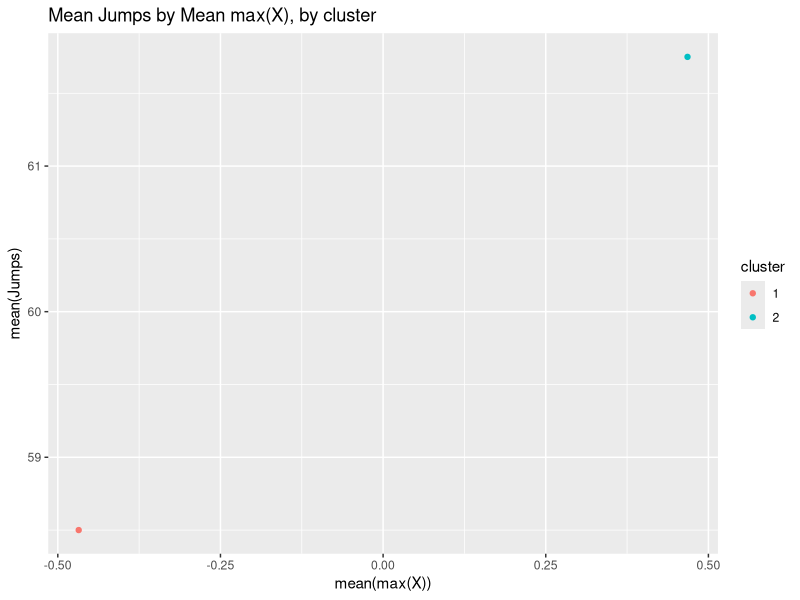
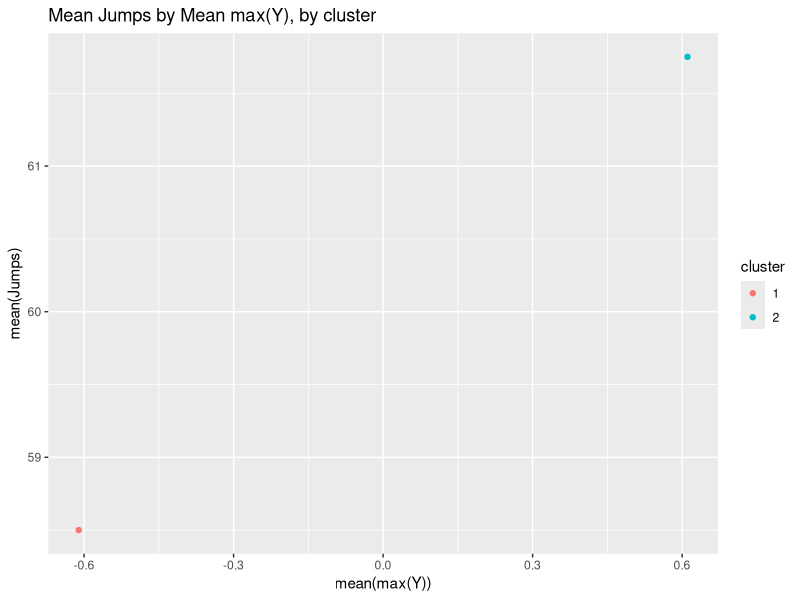
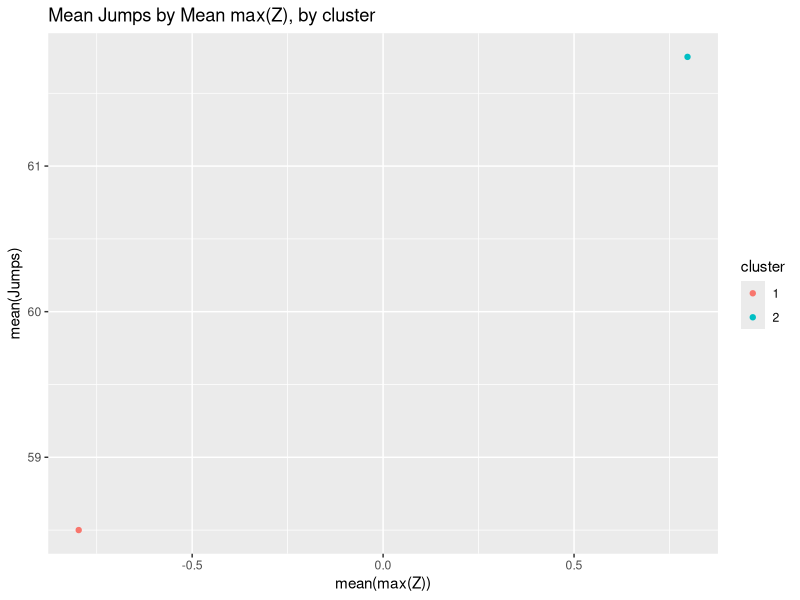
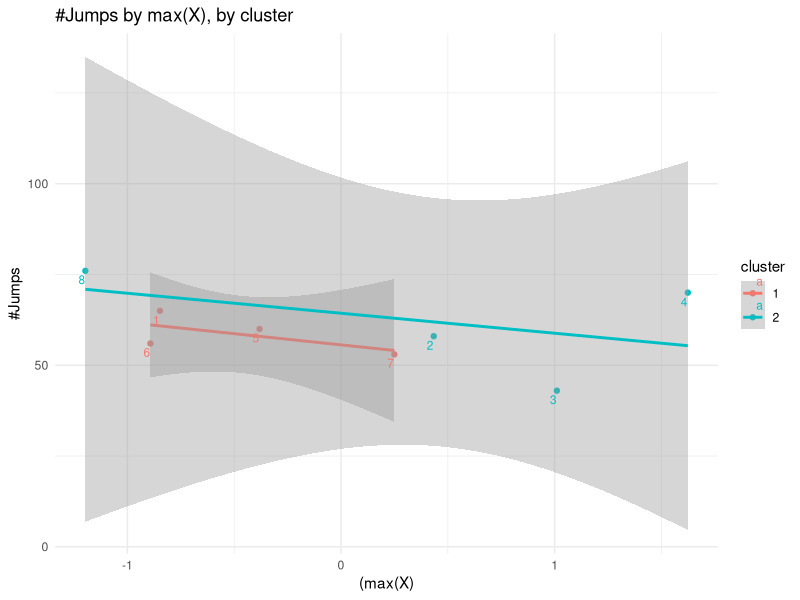
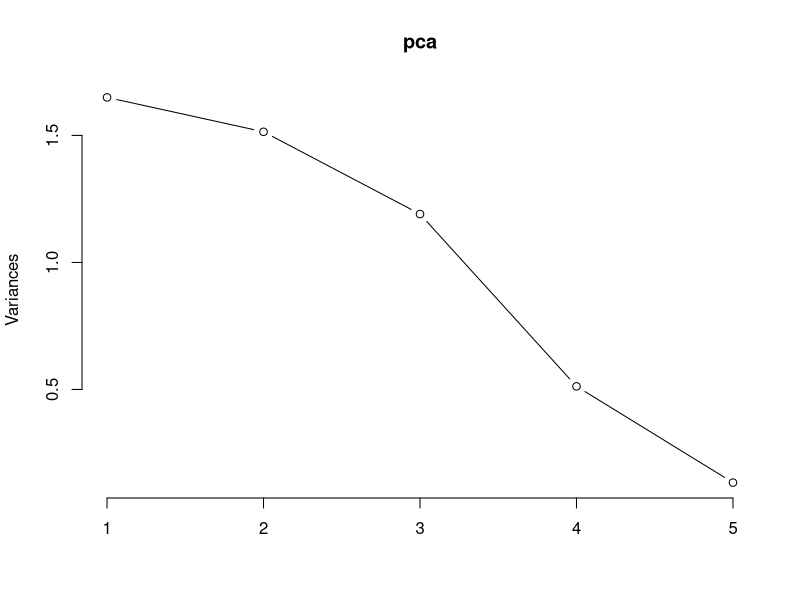
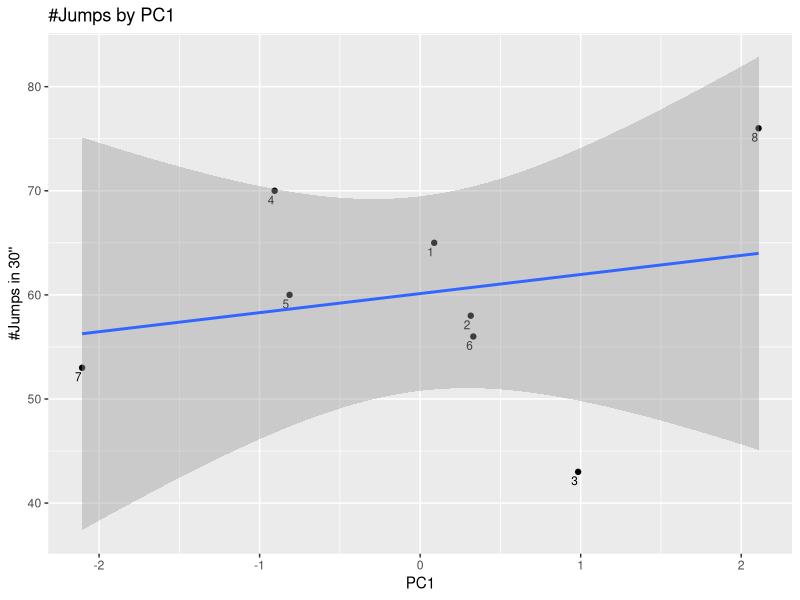
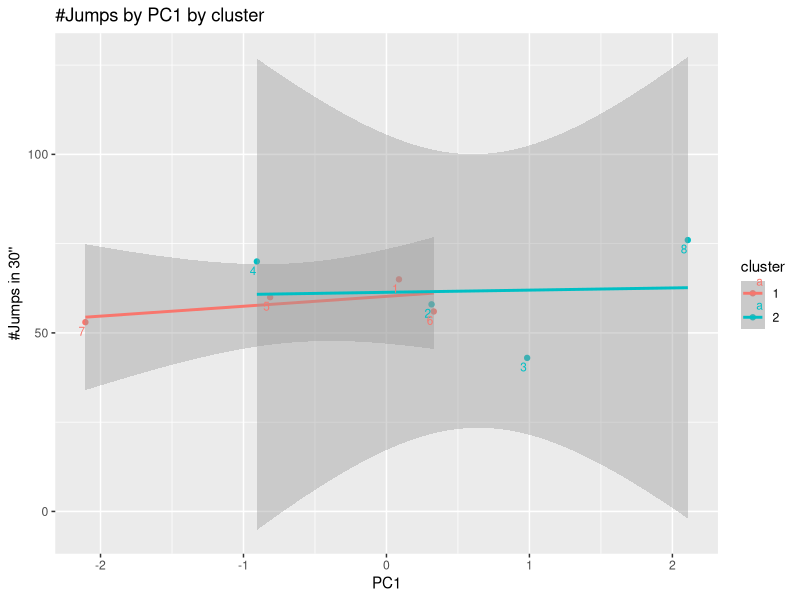

Recreate these plots in R, in order.
## ---- chunk 1

# In our activity we did not specify who are the novices and who are the experts
# Here is our methodology for this task: use K-means "using ONLY THE APP DATA" (as in the instruction)
# This means that only variables X_Value Y_Value and Z-Value will enter the K-means calculation
# From the results, we will see if the clusters have any correlation with #Jumps
# Hypothesis is that "experts" will have jumped more than "novices" 

library(dplyr)
library(tidyr)
library(ggplot2)
library(stringr)

DF <- read.csv("jump_datagroup.csv")
DF$ID <- c(1:8)
DF1 <- select(DF, 4:6)
DF2 <- data.frame(scale(DF1)) #scale data to be used in K-means

# K-means data frame
set.seed(7)
fit <- kmeans(DF2, 2) # 2 clusters: experts/novices
DF3 <- data.frame(DF2, fit$cluster)
DF3$cluster <- as.factor(fit$cluster)
DF3 <- DF3 %>% select(-fit.cluster)
DF3$jumps <- DF$jumps
DF3$id <- DF$ID
DF3$names <- DF$id

# Graph 1: See mean(#jumps) by cluster 
# Cluster 2 (Dan, Daisy, Yen-Ling and Qianhui) jumped more on average than Cluster 1 (Amanda, Aniket, Junhao, Xinyuan)
# It is a strong conclusion (for the weak data we have), but Cluster 2 is for Experts and 1 for Novices
# The graphs below are generated for all X-Y-Z dimensions because it is had to know if participants held their cellphones in a consistent manner
DF4 <- DF3 %>% group_by(cluster) %>% summarise(avgX = mean(X_value), avgY = mean(Y_value), avgZ = mean(Z_value), avgJ=mean(jumps))

ggplot(DF4, aes(avgX, avgJ, colour = cluster)) + geom_point() + xlab("mean(max(X))") + ylab("mean(Jumps)") + ggtitle("Mean Jumps by Mean max(X), by cluster")
ggplot(DF4, aes(avgY, avgJ, colour = cluster)) + geom_point() + xlab("mean(max(Y))") + ylab("mean(Jumps)") + ggtitle("Mean Jumps by Mean max(Y), by cluster")
ggplot(DF4, aes(avgZ, avgJ, colour = cluster)) + geom_point() + xlab("mean(max(Z))") + ylab("mean(Jumps)") + ggtitle("Mean Jumps by Mean max(Z), by cluster")


# Graph 2: Don't average across clusters. See all data points in graph : Stick to X dimension this time 
ggplot(DF3, aes(X_value, jumps, colour = cluster, label=id)) + geom_point() + xlab("(max(X)") + ylab("#Jumps") + geom_smooth(method='lm',formula=y~x) + geom_text(aes(label=id),hjust=1, vjust=1.5, size=3) +  ggtitle("#Jumps by max(X), by cluster") + theme_minimal() 

## ---- chunk 2

DFF <- select(DF, -c(1:6, 12))

set.seed(7)
pca <- prcomp(DFF, scale. = TRUE)
summary(pca)

plot(pca, type = "lines") 
pca$rotation 
pca$x

# Inspect loadings 
DFF2 <- as.data.frame(pca$rotation)

    # PC1: -Q1, -Q4, -Q5, +Q3. It is hard to understand what it represents exactly. >PC1, >Jumps?
    # Q1	I consider myself a great jumper
    # Q2	How often do you exercise?
    # Q3	Did you feel tired after jumping for 30 seconds?
    # Q4	Do you have any health condition that makes jumping difficult?
    # Q5	I consider exercising a joyful activity

#PLOT
jumpPC <- as.data.frame(pca$x)
jumpPC$jump <- DF$jumps
jumpPC$id <- DF$ID

ggplot(jumpPC, aes(PC1, jump, label=id)) + geom_point() + xlab("PC1") + ylab("#Jumps in 30''") + geom_text(aes(label=id),hjust=1, vjust=1.5, size=3)+ geom_smooth(method='lm',formula=y~x) + ggtitle("#Jumps by PC1") 


## ---- chunk 3
# Graph #jumps/PC1 by cluster
jumpPC$cluster <- as.factor(DF3$cluster)

ggplot(jumpPC, aes(PC1, jump, color=cluster, label=id)) + geom_point() + xlab("PC1") + ylab("#Jumps in 30''") + geom_smooth(method='lm',formula=y~x) + geom_text(aes(label=id),hjust=1, vjust=1.5, size=3) + ggtitle("#Jumps by PC1 by cluster")

# What's better? (cluster, PC, raw data):
# Devise intervention: 

